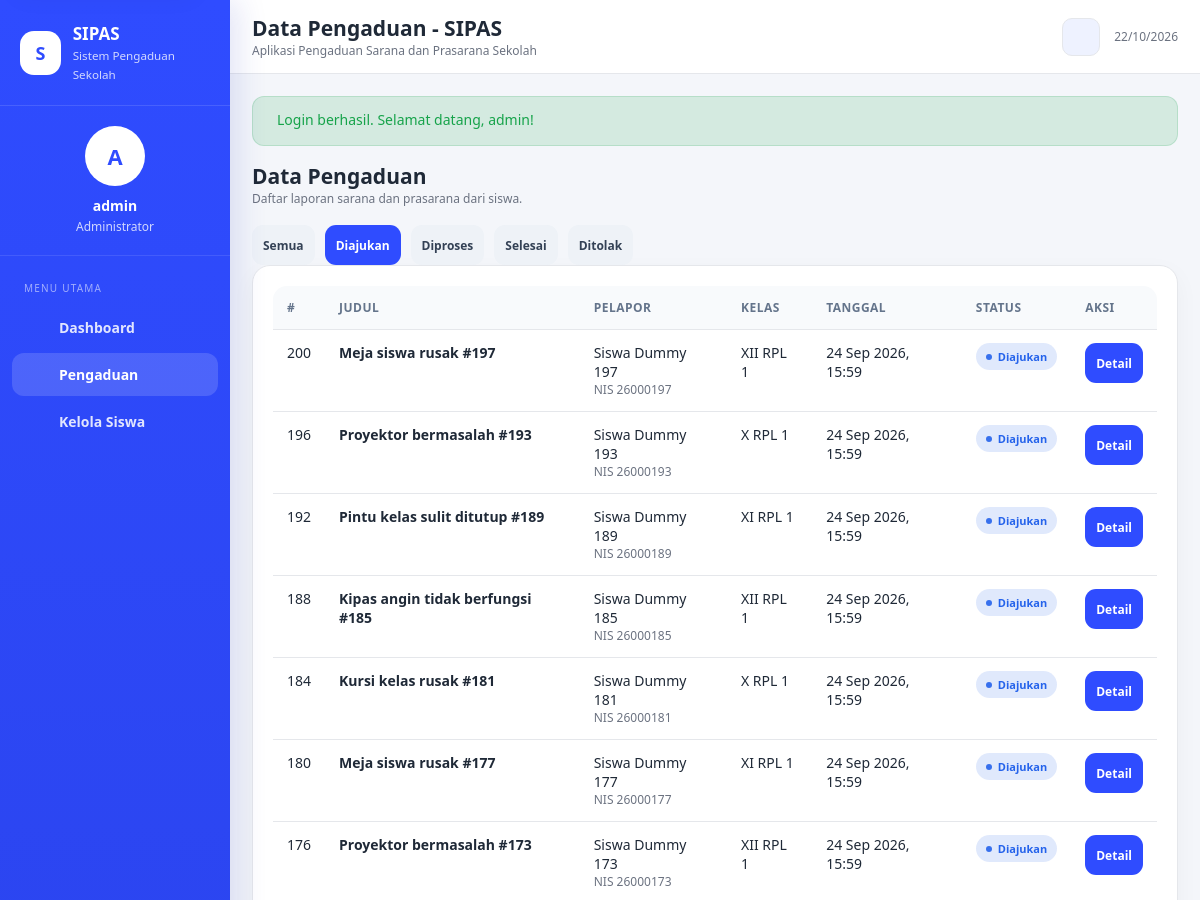
Before: /index.php?page=admin-pengaduan&status=Diajukan (signed in, upper part) with the older database file.
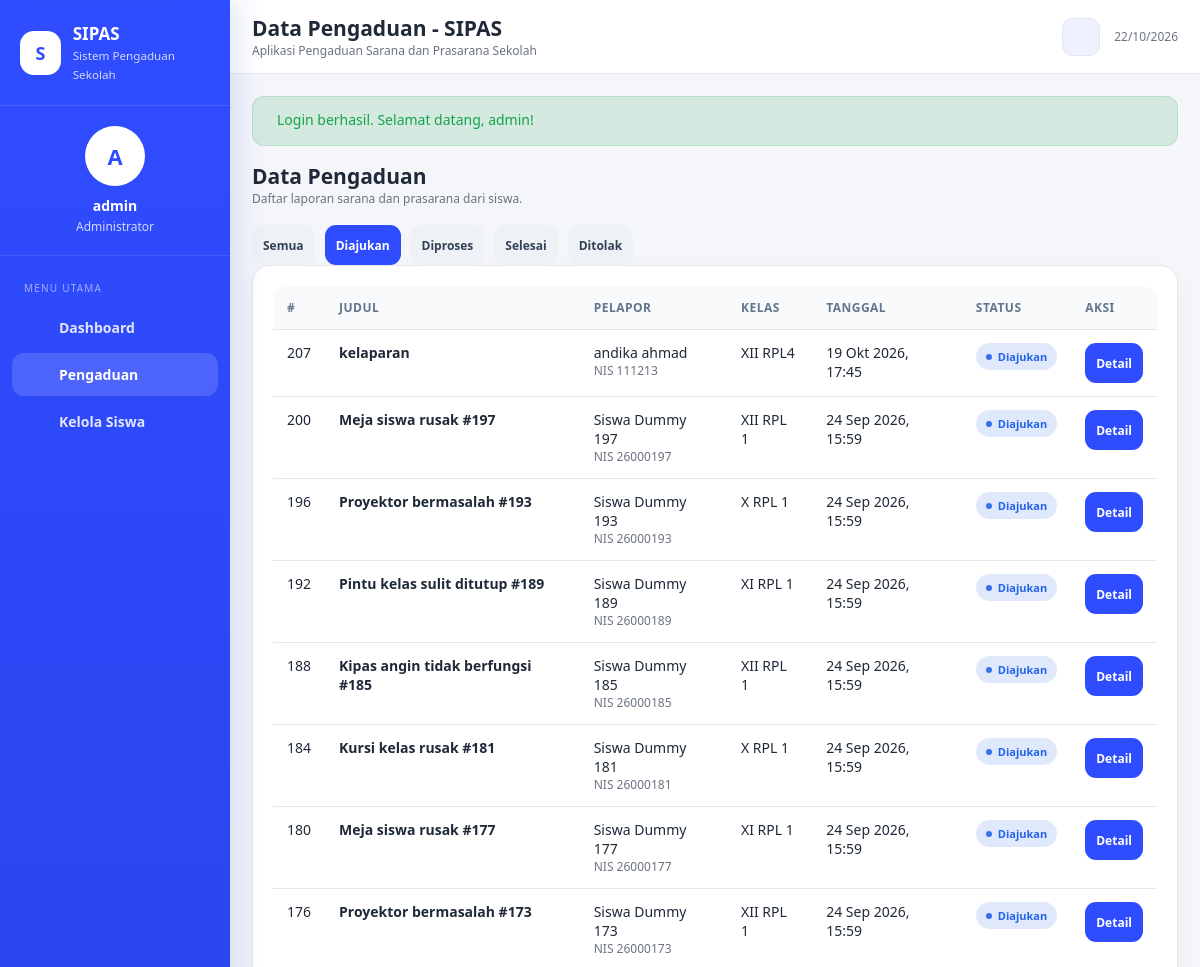
After: the same page with the newer database file.
### tables this page shows
CREATE TABLE `pengaduan` (
  `id_pengaduan` int(10) UNSIGNED NOT NULL,
  `id_siswa` int(10) UNSIGNED NOT NULL,
  `judul_pengaduan` varchar(150) NOT NULL,
  `isi_pengaduan` text NOT NULL,
  `tanggal_pengaduan` datetime NOT NULL DEFAULT current_timestamp(),
  `status` enum('Diajukan','Diproses','Selesai','Ditolak') NOT NULL DEFAULT 'Diajukan'
);

CREATE TABLE `siswa` (
  `id_siswa` int(10) UNSIGNED NOT NULL,
  `id_user` int(10) UNSIGNED NOT NULL,
  `nis` varchar(20) NOT NULL,
  `nama_siswa` varchar(100) NOT NULL,
  `kelas` varchar(30) NOT NULL
);

### controllers/PengaduanController.php (called while the page is built, shortened)
<?php
class PengaduanController
{
    private $pengaduan;
    public function __construct($db)
    {
        $this->pengaduan = new PengaduanModel($db);
    }
    public function adminIndex() {
        $status = (isset($_GET['status']) ? $_GET['status'] : '');
        view('admin/pengaduan', [
            'list' => $this->pengaduan->findAll($status),
            'status' => $status
        ]);
    }
}

### models/PengaduanModel.php (called while the page is built, shortened)
<?php
class PengaduanModel
{
    private $db;
    public function __construct($db)
    {
        $this->db = $db;
    }
    public function findAll($status = '') {
        if ($status !== '') {
            $stmt = $this->db->prepare('SELECT p.*, s.nis, s.nama_siswa, s.kelas FROM pengaduan p INNER JOIN siswa s ON s.id_siswa = p.id_siswa WHERE p.status = ? ORDER BY p.tanggal_pengaduan DESC, p.id_pengaduan DESC');
            $stmt->execute([$status]);
            return $stmt->fetchAll();
        }
        $stmt = $this->db->query('SELECT p.*, s.nis, s.nama_siswa, s.kelas FROM pengaduan p INNER JOIN siswa s ON s.id_siswa = p.id_siswa ORDER BY p.tanggal_pengaduan DESC, p.id_pengaduan DESC');
        return $stmt->fetchAll();
    }
}

### views/admin/pengaduan.php (the view)
<?php
$title='Data Pengaduan - SIPAS'; $menu='pengaduan'; require __DIR__ . '/../layout/header.php'; ?>
<div class="page-actions">
    <div><h2>Data Pengaduan</h2><div class="small muted">Daftar laporan sarana dan prasarana dari siswa.</div></div>
</div>
<div class="toolbar filter-toolbar" aria-label="Filter status pengaduan">
    <a class="btn <?= $status === '' ? 'btn-primary' : 'btn-secondary' ?> btn-sm" href="index.php?page=admin-pengaduan">Semua</a>
    <?php   foreach(['Diajukan','Diproses','Selesai','Ditolak'] as $st): ?>
        <a class="btn <?= $status===$st ? 'btn-primary' : 'btn-secondary' ?> btn-sm" href="index.php?page=admin-pengaduan&status=<?= urlencode($st) ?>"><?= e($st) ?></a>
    <?php endforeach; ?>
</div>
<div class="card">
    <div class="card-body">
        <?php if (empty($list)): ?>
            <div class="empty-state">
                <div class="empty-state-icon"><?= uiIcon('report') ?></div>
                <h3>Tidak ada pengaduan</h3>
                <p><?= $status !== '' ? 'Belum ada pengaduan dengan status ini.' : 'Belum ada pengaduan yang tercatat di sistem.' ?></p>
                <?php if ($status !== ''): ?><a class="btn btn-secondary" href="index.php?page=admin-pengaduan">Tampilkan Semua</a><?php endif; ?>
            </div>
        <?php else: ?>
            <div class="table-wrap">
                <table class="table">
                    <thead><tr><th>#</th><th>Judul</th><th>Pelapor</th><th>Kelas</th><th>Tanggal</th><th>Status</th><th>Aksi</th></tr></thead>
                    <tbody>
                    <?php foreach($list as $item): ?>
                        <tr>
                            <td><?= (int)$item['id_pengaduan'] ?></td>
                            <td><strong><?= e($item['judul_pengaduan']) ?></strong></td>
                            <td><?= e($item['nama_siswa']) ?><div class="small muted">NIS <?= e($item['nis']) ?></div></td>
                            <td><?= e($item['kelas']) ?></td>
                            <td><?= e(formatTanggal($item['tanggal_pengaduan'])) ?></td>
                            <td><?= statusBadge($item['status']) ?></td>
                            <td><a class="btn btn-primary btn-sm" href="index.php?page=admin-detail&id=<?= (int)$item['id_pengaduan'] ?>">Detail</a></td>
                        </tr>
                    <?php endforeach; ?>
                    </tbody>
                </table>
            </div>
        <?php endif; ?>
    </div>
</div>
<?php require __DIR__ . '/../layout/footer.php'; ?>

### index.php (shortened to what this page needs)
<?php
require_once __DIR__ . '/helpers.php';
require_once __DIR__ . '/models/PengaduanModel.php';
require_once __DIR__ . '/controllers/PengaduanController.php';
$page = isset($_GET['page']) ? $_GET['page'] : (isset($_SESSION['id_user']) ? 'dashboard' : 'login');
$db = (new Database())->getConnection();
switch ($page) {
    case 'admin-pengaduan':
        (new PengaduanController($db))->adminIndex();
        break;
}

### views/layout/header.php (shortened to what this page needs)
<?php
$flash = flash();
$role = isset($_SESSION['role']) ? $_SESSION['role'] : null;
$name = isset($_SESSION['nama_siswa']) ? $_SESSION['nama_siswa'] : (isset($_SESSION['username']) ? $_SESSION['username'] : 'Pengguna');
$isAdmin = $role === 'admin';
$menu = isset($menu) ? $menu : '';
$title = isset($title) ? $title : 'SIPAS';
$flashClassMap = [
    'success' => 'alert-success',
    'danger' => 'alert-error',
    'error' => 'alert-error',
    'warning' => 'alert-warning',
    'info' => 'alert-info'
];
$flashClass = $flash ? (isset($flashClassMap[$flash['type']]) ? $flashClassMap[$flash['type']] : 'alert-info') : '';
?>
<!doctype html>
<html lang="id">
<head>
    <link rel="stylesheet" href="assets/style.css">
</head>
<body>
<?php if ($role): ?>
<div class="app">
    <aside class="sidebar" id="sipas-sidebar" aria-label="Navigasi utama">
        <div class="brand">
            <div class="brand-icon" aria-hidden="true">S</div>
            <div class="brand-copy">
                <strong>SIPAS</strong>
                <small>Sistem Pengaduan Sekolah</small>
            </div>
        </div>
        <div class="profile">
            <div class="avatar" aria-hidden="true"><?= e(strtoupper(substr($name, 0, 1))) ?></div>
            <div class="name"><?= e($name) ?></div>
            <div class="role"><?= $isAdmin ? 'Administrator' : 'Siswa' ?></div>
        </div>
        <nav class="nav">
            <div class="nav-title">Menu Utama</div>
            <a class="<?= $menu === 'dashboard' ? 'active' : '' ?>" href="index.php?page=dashboard" <?= $menu === 'dashboard' ? 'aria-current="page"' : '' ?>>
                <span class="ico"><?= uiIcon('home') ?></span><span>Dashboard</span>
            </a>
            <?php if ($isAdmin): ?>
                <a class="<?= $menu === 'pengaduan' ? 'active' : '' ?>" href="index.php?page=admin-pengaduan" <?= $menu === 'pengaduan' ? 'aria-current="page"' : '' ?>>
                    <span class="ico"><?= uiIcon('report') ?></span><span>Pengaduan</span>
                </a>
                <a class="<?= $menu === 'siswa' ? 'active' : '' ?>" href="index.php?page=kelola-siswa" <?= $menu === 'siswa' ? 'aria-current="page"' : '' ?>>
                    <span class="ico"><?= uiIcon('users') ?></span><span>Kelola Siswa</span>
                </a>
            <?php endif; ?>
        </nav>
    </aside>
    <main class="main" id="main-content">
        <header class="topbar">
            <div class="topbar-left">
                <div class="topbar-title">
                    <h1><?= e($title) ?></h1>
                    <div class="small muted">Aplikasi Pengaduan Sarana dan Prasarana Sekolah</div>
                </div>
            </div>
            <div class="topbar-right">
                <button class="theme-toggle" type="button" id="themeToggle" aria-label="Aktifkan tema gelap" aria-pressed="false">
                </button>
                <div class="small muted topbar-date"><?= e(date('d/m/Y')) ?></div>
            </div>
        </header>
        <section class="content">
            <?php if ($flash): ?>
                <div class="alert <?= e($flashClass) ?> toast" role="<?= $flash['type'] === 'danger' ? 'alert' : 'status' ?>" data-toast data-toast-auto="<?= $flash['type'] === 'success' ? 'true' : 'false' ?>">
                    <div class="alert-content"><?= e($flash['message']) ?></div>
                    <button class="alert-close" type="button" aria-label="Tutup notifikasi" data-toast-close><?= uiIcon('close') ?></button>
                </div>
            <?php endif; ?>
<?php endif; ?>

### helpers.php (shortened to what this page needs)
<?php
function e($value) {
    return htmlspecialchars((string) $value, ENT_QUOTES | ENT_SUBSTITUTE, 'UTF-8');
}
function formatTanggal($tanggal) {
    $ts = strtotime($tanggal);
    $bulan = [1=>'Jan','Feb','Mar','Apr','Mei','Jun','Jul','Agu','Sep','Okt','Nov','Des'];
    return date('d', $ts) . ' ' . $bulan[(int) date('n', $ts)] . ' ' . date('Y, H:i', $ts);
}
function statusBadge($status) {
    $map = [
        'Diajukan' => 'badge-info',
        'Diproses' => 'badge-warning',
        'Selesai' => 'badge-success',
        'Ditolak' => 'badge-danger',
    ];
    $class = isset($map[$status]) ? $map[$status] : 'badge-muted';
    return '<span class="badge ' . e($class) . '" role="status"><span class="badge-dot" aria-hidden="true"></span>' . e($status) . '</span>';
}
function flash($type = null, $message = null)
{
    $data = $_SESSION['flash'];
    return $data;
}
function view($file, $data = []) {
    extract($data);
    require __DIR__ . '/views/' . $file . '.php';
}

### views/layout/footer.php
<?php
if ($role): ?>
        </section>
    </main>
</div>
<?php else: ?>
</div>
<?php endif; ?>
</body>
</html>

Changed rows visible on the page:
added pengaduan: id_pengaduan "207", judul_pengaduan "kelaparan", id_siswa.nama_siswa "andika ahmad", id_siswa.nis "111213", id_siswa.kelas "XII RPL4", tanggal_pengaduan "19 Okt 2026, 17:45", status "Diajukan"
